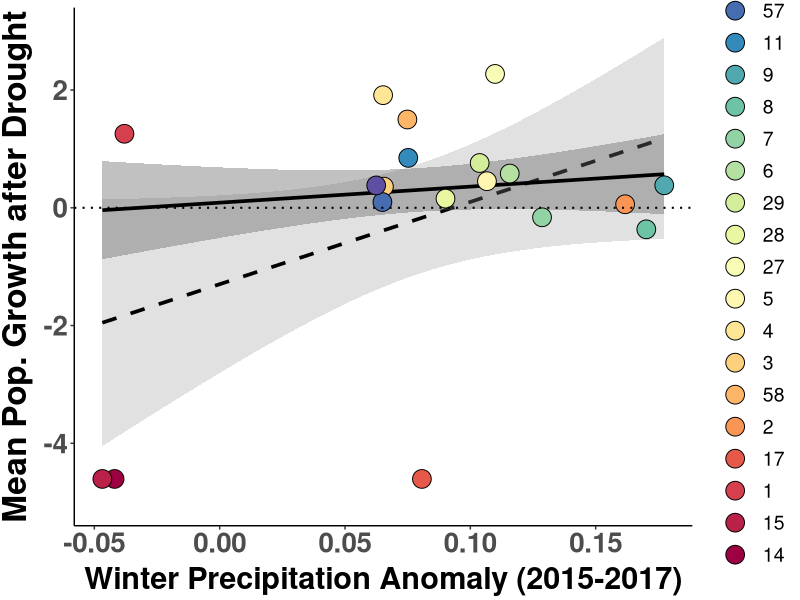

This figure's R source: (Note: this script raises an error after producing the figure.)
##################################################################################
#### PROJECT: Evolutionary rescue of Mimulus cardinalis populations during extreme drought
#### PURPOSE OF THIS SCRIPT: Correlate population recovery with climate
#### AUTHOR: Daniel Anstett and Amy Angert
#### DATE LAST MODIFIED: 20251211
###################################################################################

# Remove objects and clear workspace
rm(list = ls(all=TRUE))

# Libraries
library(tidyverse)
library(GGally)
library(Hmisc)
library(RColorBrewer)
library(MASS)
library(sfsmisc)

#Import demography estimates + metadata
demog_means <- read_csv("data/demography data/siteYear.lambda_responses_2010-2019.csv")

#Import climate anomalies
anoms <- read_csv("data/climate_data/climate_anomaly.csv") 

#Join and filter
demo_pop <- left_join(demog_means, anoms, by=c("Site", "Latitude", "Paper_ID")) #necessary to specify this list because Mill Creek longitude is not the same between files, so anom values turn to NA if default joining by all shared columns  
  
recovery.period <- demo_pop %>% 
  dplyr::select(mean.r.recovery, 
                MAT_1517, 
                MAP_1517, 
                PAS_1517, 
                CMD_1517, 
                Tave_wt_1517, 
                Tave_sm_1517, 
                PPT_wt_1517, 
                PPT_sm_1517)

recovery.period <- as.data.frame(recovery.period)

# REGRESSIONS OF DEMOGRAPHIC RECOVERY ~ EACH CLIM ANOM
recovery_clim_coeff <- data.frame()
for (i in 2:9){
  recovery_clim_coeff[i-1,1] <- names(recovery.period[i])
  lm.1 <- lm(scale(mean.r.recovery)~scale(recovery.period[,i]),data=recovery.period)
  rlm.1 <- rlm(scale(mean.r.recovery)~scale(recovery.period[,i]),data=recovery.period, maxit=500)
  rlm.f <- f.robftest(rlm.1)
  #summary(lm.1)
  #summary(rlm.1)
  recovery_clim_coeff[i-1,2] <- summary(lm.1)$coefficients[2,1] #OLS slope
  recovery_clim_coeff[i-1,3] <- summary(lm.1)$coefficients[2,4] #OLS P-value
  recovery_clim_coeff[i-1,4] <- summary(lm.1)$adj.r.squared #OLS R2
  recovery_clim_coeff[i-1,5] <- rlm.1$coefficients[[2]] #robust slope
  recovery_clim_coeff[i-1,6] <- rlm.f$p.value #robust P-value
}
names(recovery_clim_coeff) <- c("Var", "OLS_Slope", "OLS_P", "OLS_AdjR2", "RR_Slope", "RR_P")

write_csv(recovery_clim_coeff,"data/climate_data/recovery_clim_coeff_alldemo.csv") 


###################################################################################
# VISUALIZE DEMOGRAPHIC RECOVERY ~ 2015-17 PRECIPITATION ANOMALY (FIG 3F) 

demo_pop$Lat.Color<-as.factor(demo_pop$Lat.Color)
demo_pop$Lat.Color<-factor(demo_pop$Lat.Color,levels=demo_pop$Lat.Color)

a <- ggplot(demo_pop, aes(x=PPT_wt_1517, y=mean.r.recovery)) +
  geom_smooth(method=lm,color="black",size=1.25, linetype="dashed", fill="gray71")+
  geom_smooth(method=MASS::rlm,color="black",size=1.25,fill="gray40")+
  geom_point(aes(fill=demo_pop$Lat.Color), shape=21, size =6)+
  geom_hline(yintercept = 0, linetype = "dotted", color = "black", size = 0.7) +
  scale_y_continuous(name="Mean Pop. Growth after Drought", limits=c(-5,3),breaks=seq(-4,2,2))+
  scale_x_continuous(name="Winter Precipitation Anomaly (2015-2017)")+
  #,breaks=c(0.04,0.045,0.05,0.055,0.06))+
  scale_fill_manual(values=as.character(demo_pop$Lat.Color), 
                    labels = unique(demo_pop$Paper_ID) ) +
  theme_classic() + theme(
    axis.text.x = element_text(size=20, face="bold"),
    axis.text.y = element_text(size=20,face="bold"),
    axis.title.x = element_text(color="black", size=22, vjust = 0.5, face="bold"),
    axis.title.y = element_text(color="black", size=24,vjust = 1.7, face="bold",hjust=0.5),
    legend.title = element_blank(),
    legend.text = element_text(size = 14),  # Increase the size of the legend text
    legend.key.size = unit(2, "lines"),  # Increase the size of the legend dots
    legend.key.height = unit(1.6, "lines") #Reduce height
  )+
  guides(color = guide_legend(reverse = TRUE, override.aes = list(linetype = 0)),
         fill  = guide_legend(reverse = TRUE))
a
ggsave("Graphs/Climate/2_recovery_meanr_PPTwtanom_3F.pdf",width=8, height = 6, units = "in")
